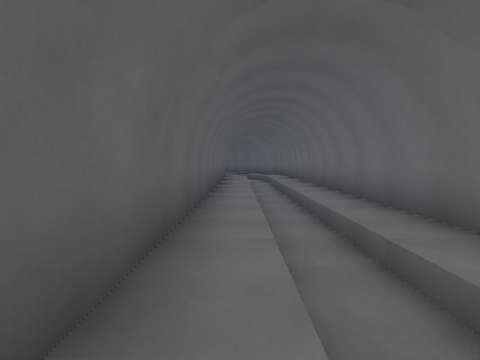
view 1 (above)

22 first-person views from a walk through a level from a Godot 3-D game. The camera is 1.3 m above the floor, tilts 4° down and sees 85° across. The floor is counted in squares, 2 m on a side. Each view is taken from the middle of a square. On the plan, view 1 faces up. The plan holds only what a view shows up to about 9 squares ahead; the rest is blank. The place goes on beyond the plan. Surface patterns are stand-ins for the level's own textures.

view 2
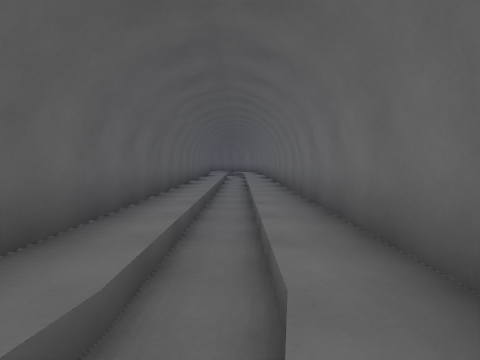

view 3
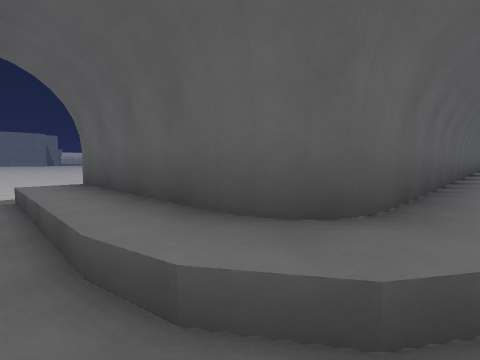

view 4
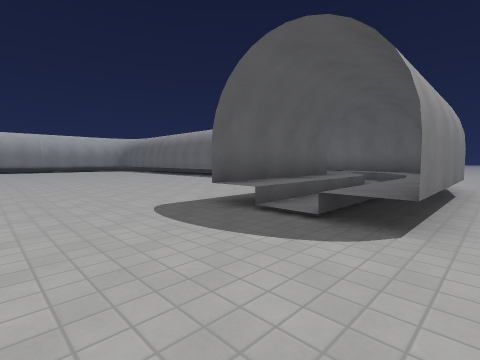

view 5
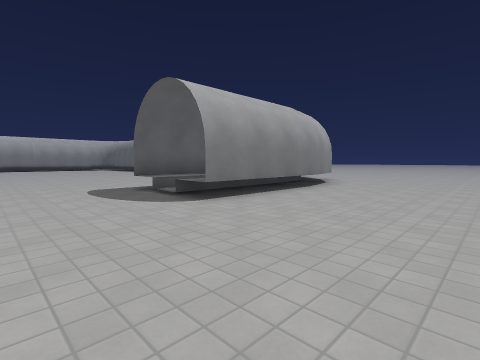

view 6
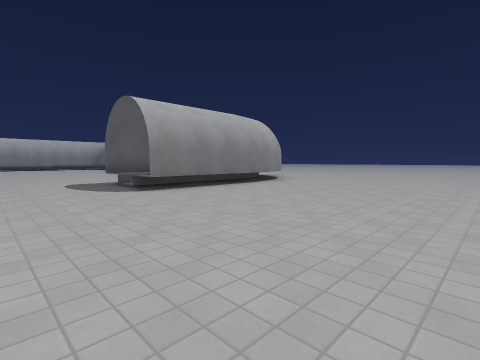

view 7
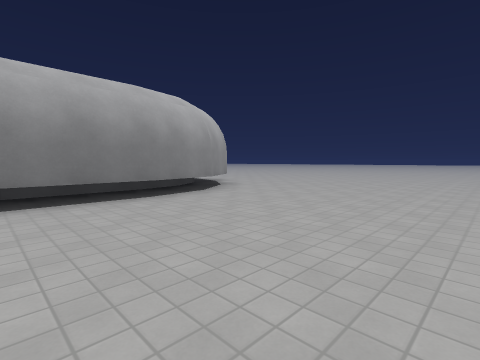

view 8
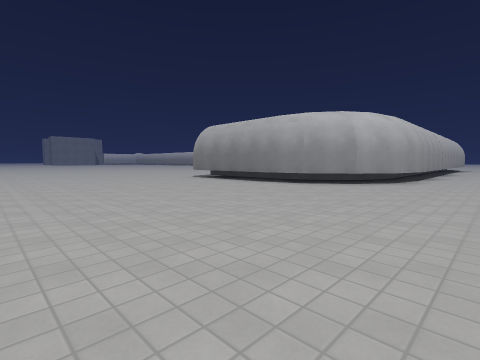

view 9
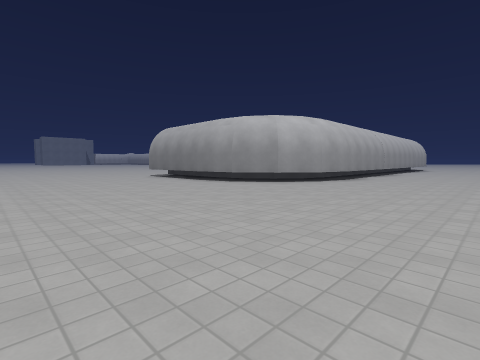

view 10
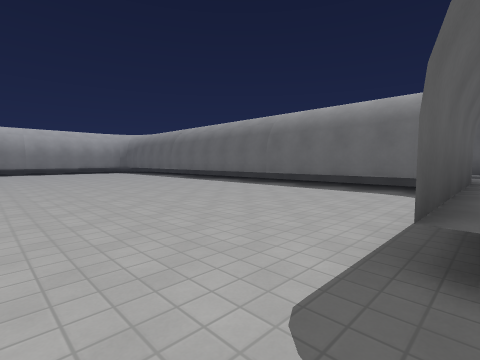

view 11
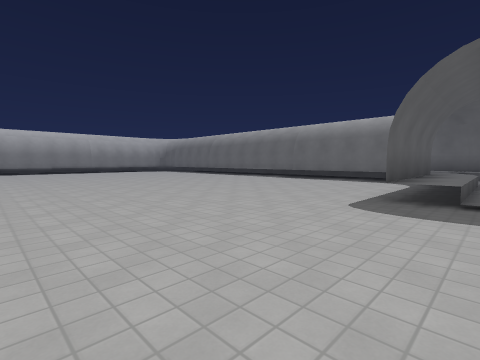

view 12
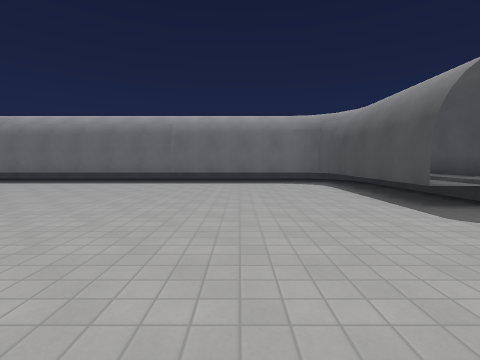

view 13
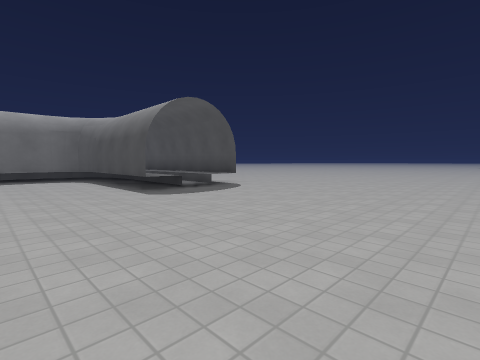

view 14
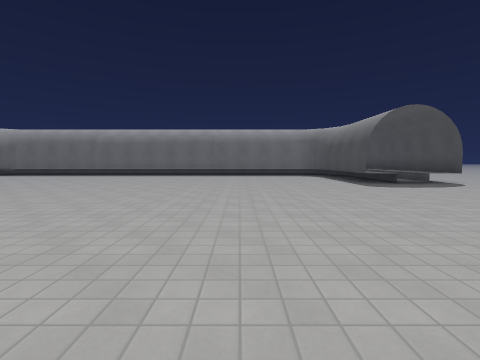

view 15
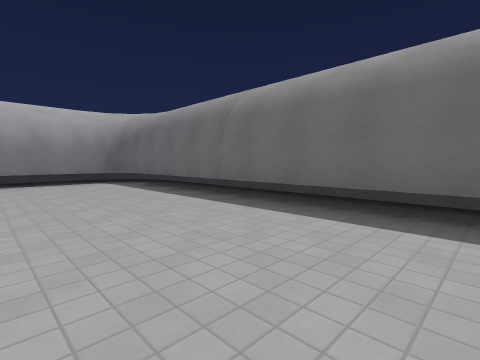

view 16
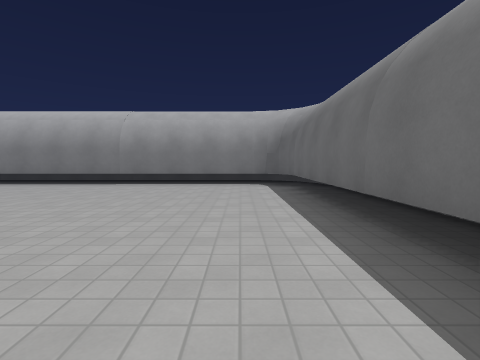

view 17
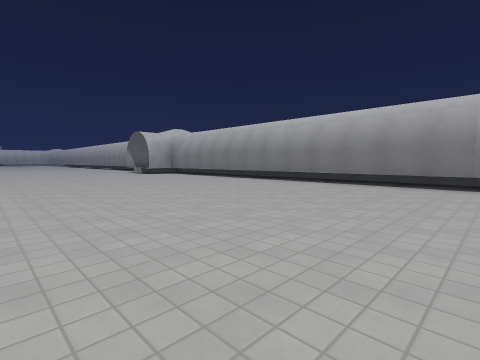

view 18
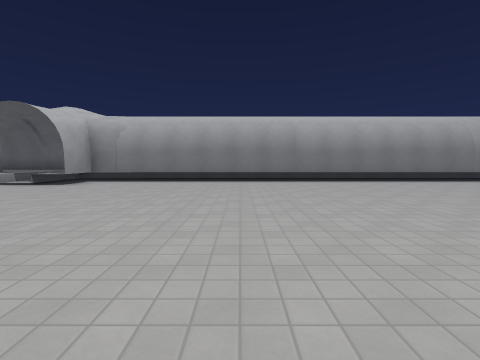

view 19
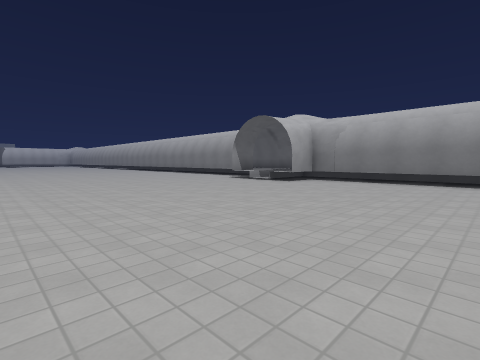

view 20
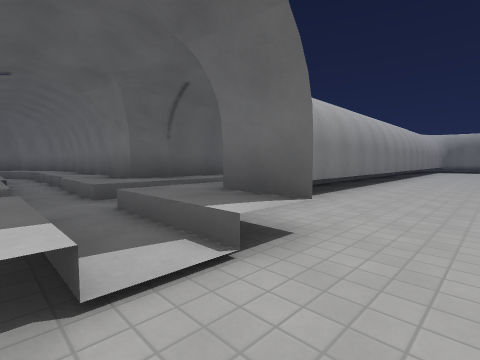

view 21
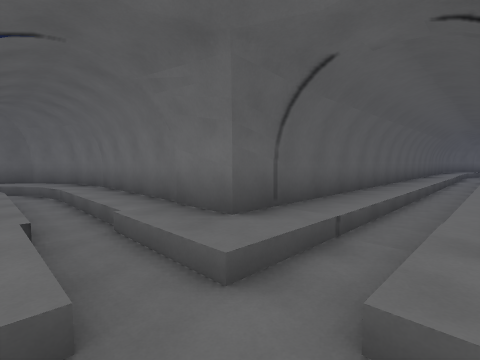

view 22
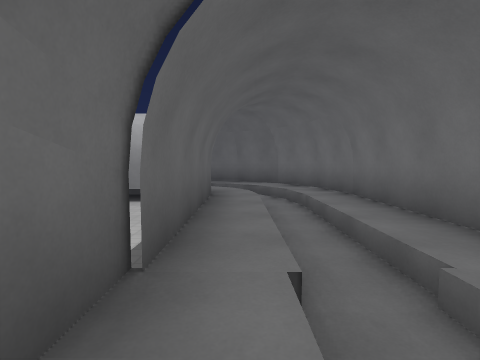

### Floor plan
Key: @ floor where view 1 was taken; # wall or solid block; . main floor; : floor 0.5 m higher than the main floor; / step, stairs or slope; T thing the floor can be seen under or through.
Columns run from 21 left of view 1 to 6 right of it. Each row starts with its distance up from view 1.
 24 ##
 23 /##
 22  .##
 21  //#
 20 #:.#
 19 #:.#
 18 #:.#
 17 #:.#
 16 #:/#
 15  :/#########
 14  ...................//
 13  :/:::::::     :    //
 12 #://#TTTT###TTTTTTTT#/
 11  ///................#:/
 10  ...................#:/
  9  ...................#:/#
  8 ....................#:/#
  7 ....................#:.#
  6 ....................#:.#
  5 ....................#:.#
  4 .........  .........#:.#
  3           ..........#:.#
  2          ...........#:.#
  1         ............#:.#
  0          ...........#@.#
 -1           ..........#:.#...
 -2           ..........#//#....
 -3           ......#####//#....
 -4           .........../##....
 -5           ......:::TT##.....
 -6           ......TTTT........
 -7           ..................
 -8           ..................
 -9           ..................
-10            .................
-11              ...............
-12                 ..........

Positions as (right, up) in squares from view 1, and headings:
1: (0, 0), facing up
2: (1, -3), facing up
3: (0, -4), facing up-left
4: (-8, -6), facing up-right
5: (-8, -9), facing up-right
6: (-8, -11), facing up-right
7: (-4, -10), facing up-right
8: (4, -12), facing up-left
9: (6, -11), facing up-left
10: (-7, -3), facing up-right
11: (-10, -4), facing up-right
12: (-9, 0), facing right
13: (-11, 0), facing down-right
14: (-13, 1), facing right
15: (-4, 4), facing up-right
16: (-2, 5), facing up
17: (-5, 5), facing up-left
18: (-13, 4), facing up
19: (-13, 4), facing up-left
20: (-20, 10), facing up-right
21: (-20, 13), facing up-right
22: (-20, 15), facing up
